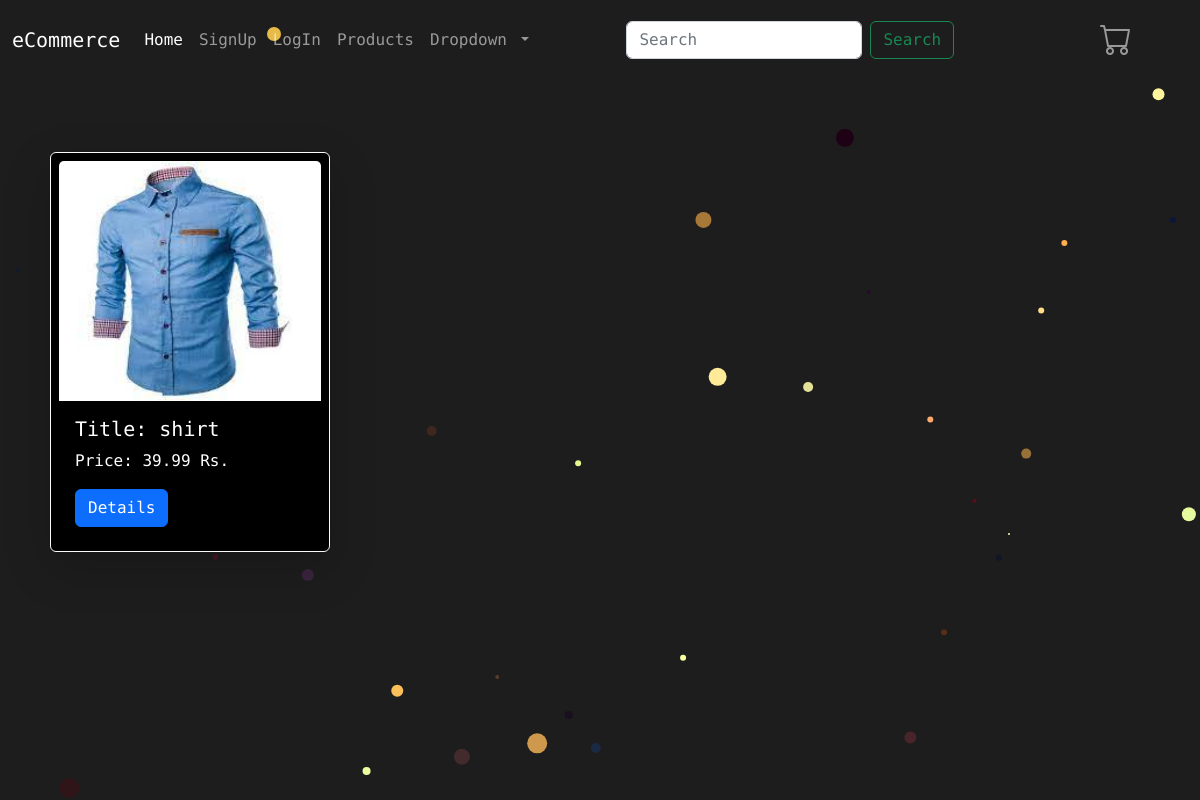
The app's page /search/ with its own data.
### product/models.py (models this page shows, shortened)
class Product(models.Model):
    title=models.CharField(max_length=255)
    description=models.TextField()
    price=models.DecimalField(decimal_places=2
                              ,max_digits=10,default=39.99)
    image=models.ImageField(upload_to=upload_image_path,null=True,blank=True)
    slug=models.SlugField(blank=True,unique=True)
    featured=models.BooleanField(default=False)
    active=models.BooleanField(default=True)
    timestemp=models.DateTimeField(auto_now_add=True)
    catagories=models.CharField(max_length=255,default='wearable',choices=PRODUCT_CATAGORIES)
    objects=ProductManager()

### search/views.py (the view)
class SearchProduct(ListView):
    template_name='search/view.html'
    context_object_name='products'
    def get_queryset(self):
        method_dict=self.request.GET
        query=method_dict.get('q',None)
        if query is not None:
            queryset=Product.objects.search(query)
            return queryset
        return Product.objects.featured()

### accounts/forms.py
class SignUpForm(UserCreateForm):
    class Meta:
        model=get_user_model()
        fields=('username','email','password1','password2')

### ecommerce/forms.py
class ContactForm(forms.Form):
    Username=forms.CharField(max_length=255, required=True)
    Email=forms.EmailField(max_length=255, required=True)
    Content=forms.CharField(required=True,widget=forms.Textarea())
    def __init__(self, *args, **kwargs):
        super(ContactForm, self).__init__(*args, **kwargs)
        self.fields['Username'].widget=forms.TextInput(attrs={
            'id':'u_name'
        })
        self.fields['Email'].widget=forms.EmailInput(attrs={
            'id':'e_mail'
        })

### accounts/context_processors.py (called while the page is built)
def categories_processor(request):
 return {'signup_form': SignUpForm()
         ,'login_form':AuthenticationForm()
         ,'contact_form':ContactForm(request.POST or None)
         ,'usernameforpasswordresetform':UsernameForPasswordReset(request.POST or None)
         ,'passwordchangeform':PasswordChangeForm(request.user)
         }

### product/models.py (called while the page is built)
    def featured(self):
        return self.filter(active=True,featured=True)

    def get_queryset(self):
        return ProductQuerySet(self.model,using=self._db)

    def featured(self):
        return self.get_queryset().featured()

### search/templates/search/view.html (shortened to what this page needs)
{% extends 'base.html' %}
{% block content %}
<div class="row mt-5 g">
    {% for i  in products %}
     <div class="col-sm-6 col-xs-12 col-lg-4 col-md-4 col-xl-3">
        <div class="card shadow-lg p-2 m-2 border border-light" style="width:35vh;" id="other-components">
          <div style="height:30vh;">
            <img src="{{i.image.url}}" class="card-img-top" alt="..." width="100%" height="100%">
          </div>
            <div class="card-body">
              <h5 class="card-title">Title: {{i.title |lower}}</h5>
              <p>Price: {{i.price}} Rs.</p>
              <a href={% url 'product:product_detail' slug=i.slug %} class="btn btn-primary">Details</a>
            </div>
          </div>
    </div>
    {% endfor %}
</div>
{% endblock  %}

### static/simplesocial/css/master.css (style rules this page uses)
* { font-family: 'Fira Code', monospace; }
body { height:100%; margin: 0; overflow:scroll; }

### templates/base.html (style rules this page uses)
#other-components { background-color:black; color:white; }

### records on screen
Product: image (picture), title "shirt", price "39.99"
